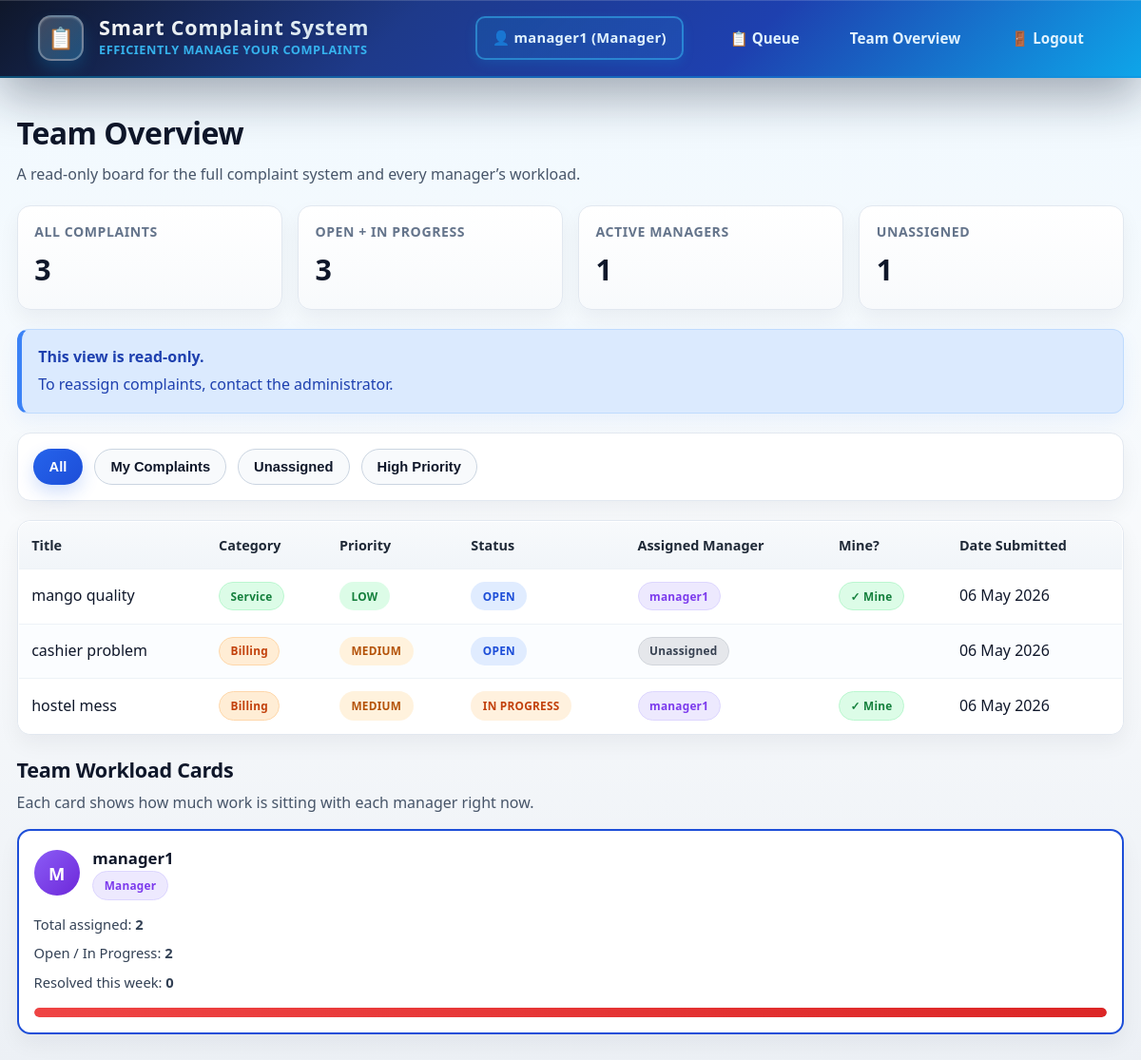
Screenshot of /manager/team (signed in) with the database file from the repository.
### models.py (models this page shows, shortened)
class User(UserMixin, db.Model):
    __tablename__ = 'users'
    id = db.Column(db.Integer, primary_key=True)
    username = db.Column(db.String(80), unique=True, nullable=False)
    email = db.Column(db.String(120), unique=True, nullable=False)
    password_hash = db.Column(db.String(255), nullable=False)
    role = db.Column(db.String(20), default='user', nullable=False)
    is_active = db.Column(db.Boolean, default=True, nullable=False)
    created_at = db.Column(db.DateTime, default=datetime.utcnow)
    complaints_submitted = db.relationship(
        'Complaint',
        foreign_keys='Complaint.user_id',
        backref='author',
        lazy=True,
        cascade='all, delete-orphan'
    )
    responses_written = db.relationship(
        'Response',
        foreign_keys='Response.author_id',
        backref='response_author',
        lazy=True,
        cascade='all, delete-orphan'
    )
    assigned_complaints = db.relationship(
        'Complaint',
        foreign_keys='Complaint.assigned_to',
        backref='manager',
        lazy=True
    )

class Complaint(db.Model):
    __tablename__ = 'complaints'
    id = db.Column(db.Integer, primary_key=True)
    user_id = db.Column(db.Integer, db.ForeignKey('users.id'), nullable=False)
    title = db.Column(db.String(200), nullable=False)
    description = db.Column(db.Text, nullable=False)
    category = db.Column(db.String(50), default='General')
    priority = db.Column(db.String(20), default='medium')
    sentiment = db.Column(db.String(20), default='neutral')
    status = db.Column(db.String(20), default='open')
    ai_response = db.Column(db.Text, default='')
    internal_notes = db.Column(db.Text, nullable=True)
    assigned_to = db.Column(db.Integer, db.ForeignKey('users.id'), nullable=True)
    created_at = db.Column(db.DateTime, default=datetime.utcnow)
    resolved_at = db.Column(db.DateTime, nullable=True)
    rating = db.Column(db.Integer, nullable=True)
    responses = db.relationship('Response', backref='complaint', lazy=True, cascade='all, delete-orphan')

### app.py (the view)
@app.route('/manager/team')
@login_required
def manager_team():
    if current_user.role != 'manager':
        flash('❌ Unauthorized!', 'error')
        return redirect(url_for('index'))
    from sqlalchemy.orm import aliased
    ManagerUser = aliased(User)
    SubmitterUser = aliased(User)
    all_rows = (
        db.session.query(Complaint, ManagerUser, SubmitterUser)
        .outerjoin(ManagerUser, Complaint.assigned_to == ManagerUser.id)
        .join(SubmitterUser, Complaint.user_id == SubmitterUser.id)
        .order_by(Complaint.created_at.desc())
        .all()
    )
    all_managers = (
        User.query.filter_by(role='manager')
        .order_by(User.username.asc())
        .all()
    )
    one_week_ago = datetime.utcnow() - timedelta(days=7)
    workload_stats = []
    for manager in all_managers:
        total_assigned = Complaint.query.filter(
            Complaint.assigned_to == manager.id
        ).count()
        open_count = Complaint.query.filter(
            Complaint.assigned_to == manager.id,
            Complaint.status.in_(['open', 'in_progress'])
        ).count()
        resolved_this_week = Complaint.query.filter(
            Complaint.assigned_to == manager.id,
            Complaint.status == 'resolved',
            Complaint.resolved_at.isnot(None),
            Complaint.resolved_at >= one_week_ago
        ).count()
        workload_stats.append({
            'manager': manager,
            'total_assigned': total_assigned,
            'open_count': open_count,
            'resolved_this_week': resolved_this_week,
        })
    return render_template(
        'manager/team.html',
        all_rows=all_rows,
        all_managers=all_managers,
        workload_stats=workload_stats,
        current_user_id=current_user.id
    )

### app.py (called while the page is built)
@login_manager.user_loader
def load_user(user_id):
    return User.query.get(int(user_id))

### templates/manager/team.html (shortened to what this page needs)
{% extends "base.html" %}  {% block content %}
<div class="team-page">
  <div class="team-header">
    <div>
      <h1 class="team-title">Team Overview</h1>
      <p class="team-subtitle">
        A read-only board for the full complaint system and every manager’s
        workload.
      </p>
    </div>
  </div>
  <div class="summary-grid">
    <div class="summary-card">
      <p class="summary-label">All Complaints</p>
      <h2 class="summary-value">{{ all_rows|length }}</h2>
    </div>
    <div class="summary-card">
      <p class="summary-label">Open + In Progress</p>
      <h2 class="summary-value">
        {{ all_rows | selectattr('0.status', 'in', ['open', 'in_progress']) |
        list | length }}
      </h2>
    </div>
    <div class="summary-card">
      <p class="summary-label">Active Managers</p>
      <h2 class="summary-value">{{ all_managers|length }}</h2>
    </div>
    <div class="summary-card">
      <p class="summary-label">Unassigned</p>
      <h2 class="summary-value">
        {{ all_rows | selectattr('0.assigned_to', 'equalto', none) | list |
        length }}
      </h2>
    </div>
  </div>
  <div class="info-callout">
    <strong>This view is read-only.</strong>
    To reassign complaints, contact the administrator.
  </div>
  <div class="filter-bar" id="filterBar">
    <button type="button" class="toggle-btn active" data-filter="all">
      All
    </button>
    <button type="button" class="toggle-btn" data-filter="mine">
      My Complaints
    </button>
    <button type="button" class="toggle-btn" data-filter="unassigned">
      Unassigned
    </button>
    <button type="button" class="toggle-btn" data-filter="high">
      High Priority
    </button>
  </div>
  <div class="table-wrap">
    <table class="team-table">
      <thead>
        <tr>
          <th>Title</th>
          <th>Category</th>
          <th>Priority</th>
          <th>Status</th>
          <th>Assigned Manager</th>
          <th>Mine?</th>
          <th>Date Submitted</th>
        </tr>
      </thead>
      <tbody id="teamTableBody">
        {% if all_rows %} {% for complaint, manager_user, submitter in all_rows
        %} {% set is_mine = complaint.assigned_to == current_user_id %}
        <tr
          data-mine="{{ 'true' if is_mine else 'false' }}"
          data-assigned="{{ 'true' if complaint.assigned_to else 'false' }}"
          data-priority="{{ complaint.priority }}">
          <td>
            {% if complaint.title|length > 45 %} {{ complaint.title[:45] }}...
            {% else %} {{ complaint.title }} {% endif %}
          </td>
          <td>
            {% if complaint.category == 'Technical' %}
            <span class="category-badge category-technical">Technical</span>
            {% elif complaint.category == 'Billing' %}
            <span class="category-badge category-billing">Billing</span>
            {% elif complaint.category == 'Service' %}
            <span class="category-badge category-service">Service</span>
            {% else %}
            <span class="category-badge category-general">General</span>
            {% endif %}
          </td>
          <td>
            <span class="priority-badge priority-{{ complaint.priority }}"
              >{{ complaint.priority.replace('_', ' ').title() }}</span
            >
          </td>
          <td>
            <span class="status-badge status-{{ complaint.status }}"
              >{{ complaint.status.replace('_', ' ').title() }}</span
            >
          </td>
          <td>
            {% if manager_user %}
            <span
              class="manager-chip {% if manager_user.id % 4 == 0 %}blue{% elif manager_user.id % 4 == 1 %}green{% elif manager_user.id % 4 == 2 %}purple{% else %}orange{% endif %}">
              {{ manager_user.username }}
            </span>
            {% else %}
            <span class="manager-chip unassigned">Unassigned</span>
            {% endif %}
          </td>
          <td>
            {% if complaint.assigned_to == current_user_id %}
            <span class="mine-badge">✓ Mine</span>
            {% endif %}
          </td>
          <td>{{ complaint.created_at.strftime('%d %b %Y') }}</td>
        </tr>
        {% endfor %} {% else %}
        <tr>
          <td colspan="7" class="empty-state">
            No complaints found in the system.
          </td>
        </tr>
        {% endif %}
      </tbody>
    </table>
  </div>
  <div class="workload-section">
    <div>
      <h2 class="workload-heading">Team Workload Cards</h2>
      <p class="workload-note">
        Each card shows how much work is sitting with each manager right now.
      </p>
    </div>
    <div class="workload-grid">
      {% for item in workload_stats %} {% set manager = item.manager %} {% set
      ratio = 0 if item.total_assigned == 0 else ((item.open_count /
      item.total_assigned) * 100) %} {% if ratio > 60 %} {% set progress_class =
      'progress-red' %} {% elif ratio >= 30 %} {% set progress_class =
      'progress-orange' %} {% else %} {% set progress_class = 'progress-green'
      %} {% endif %}
      <div
        class="workload-card {% if manager.id == current_user_id %}current-user{% endif %}">
        <div class="workload-card-top">
          {% if manager.id % 4 == 0 %}
          <div class="avatar-circle avatar-blue">
            {{ manager.username[0] | upper }}
          </div>
          {% elif manager.id % 4 == 1 %}
          <div class="avatar-circle avatar-green">
            {{ manager.username[0] | upper }}
          </div>
          {% elif manager.id % 4 == 2 %}
          <div class="avatar-circle avatar-purple">
            {{ manager.username[0] | upper }}
          </div>
          {% else %}
          <div class="avatar-circle avatar-orange">
            {{ manager.username[0] | upper }}
          </div>
          {% endif %}
          <div>
            <p class="manager-name">{{ manager.username }}</p>
            <span
              class="manager-chip {% if manager.id % 4 == 0 %}blue{% elif manager.id % 4 == 1 %}green{% elif manager.id % 4 == 2 %}purple{% else %}orange{% endif %}">
              Manager
            </span>
          </div>
        </div>
        <div class="manager-stats">
          <div>Total assigned: <strong>{{ item.total_assigned }}</strong></div>
          <div>Open / In Progress: <strong>{{ item.open_count }}</strong></div>
          <div>
            Resolved this week: <strong>{{ item.resolved_this_week }}</strong>
          </div>
        </div>
        <div class="progress-track" aria-label="Open workload percentage">
          <div
            class="progress-fill {{ progress_class }}"
            style="width: {{ ratio | round(0, 'floor') }}%;"></div>
        </div>
      </div>
      {% endfor %}
    </div>
  </div>
</div>
{% endblock %}

### templates/base.html (shortened to what this page needs)
<!doctype html>
<html lang="en">
  <head>
  </head>
  <body>
    {% if current_user.is_authenticated %}
    <nav class="navbar">
      <div class="brand">
        <div class="brand-logo">📋</div>
        <div class="brand-text">
          <h1>Smart Complaint System</h1>
          <small>Efficiently manage your complaints</small>
        </div>
      </div>
      <div class="navbar-links">
        <span class="user-info"
          >👤 {{ current_user.username }} ({{ current_user.role.title()
          }})</span
        >
        {% if current_user.role == 'admin' %}
        <a href="{{ url_for('admin_dashboard') }}">📊 Admin Dashboard</a>
        <a href="{{ url_for('admin_users') }}">👥 Users</a>
        <a href="{{ url_for('admin_database') }}">📊 Database</a>
        <a href="{{ url_for('admin_assignments') }}">Assignment Manager</a>
        {% elif current_user.role == 'manager' %}
        <a href="{{ url_for('manager_dashboard') }}">📋 Queue</a>
        <a href="{{ url_for('manager_team') }}">Team Overview</a>
        {% else %}
        <a href="{{ url_for('user_dashboard') }}">🏠 My Dashboard</a>
        <a href="{{ url_for('submit_complaint') }}">📝 Submit</a>
        <a href="{{ url_for('my_complaints') }}">📋 My Complaints</a>
        {% endif %}
        <a href="{{ url_for('logout') }}">🚪 Logout</a>
      </div>
    </nav>
    {% endif %}
    <div class="container">
      {% block content %}{% endblock %}
    </div>
  </body>
</html>

### templates/base.html (style rules this page uses)
:root { --primary: #1e3a8a; --primary-dark: #1e40af; --accent: #0ea5e9; --accent-light: #38bdf8; --success: #10b981; --warning: #f59e0b; --danger: #ef4444; --muted: #64748b; --surface: #ffffff; --surface-soft: #f8fafc; --border: #e2e8f0; --text-dark: #0f172a; --text-muted: #475569; }
* { margin: 0; padding: 0; box-sizing: border-box; }
body { font-family: "Segoe UI", Tahoma, Geneva, Verdana, sans-serif; background: linear-gradient( 180deg, #f0f9ff 0%, #f8fafc 50%, #ecf0f5 100% ); color: var(--text-dark); line-height: 1.6; }
.navbar { background: linear-gradient( 135deg, #0f172a 0%, #1e3a8a 35%, #1e40af 65%, #0ea5e9 100% ); color: white; padding: 1rem 2.5rem; display: flex; justify-content: space-between; align-items: center; box-shadow: 0 20px 50px rgba(15, 23, 42, 0.35), inset 0 1px 0 rgba(255, 255, 255, 0.15); position: sticky; top: 0; z-index: 100; border-bottom: 2px solid rgba(14, 165, 233, 0.4); backdrop-filter: blur(8px); }
.brand { display: flex; align-items: center; gap: 1rem; cursor: pointer; transition: transform 0.25s ease; }
.brand-logo { width: 48px; height: 48px; border-radius: 14px; background: linear-gradient( 135deg, rgba(255, 255, 255, 0.2), rgba(56, 189, 248, 0.3) ); border: 2px solid rgba(255, 255, 255, 0.3); display: grid; place-items: center; font-size: 1.4rem; box-shadow: 0 8px 16px rgba(14, 165, 233, 0.2), inset 0 1px 2px rgba(255, 255, 255, 0.2); transition: all 0.3s ease; }
.brand-text h1 { font-size: 1.35rem; font-weight: 800; letter-spacing: 0.8px; line-height: 1.1; margin: 0; background: linear-gradient(135deg, #ffffff 0%, #e0f2fe 100%); -webkit-background-clip: text; -webkit-text-fill-color: transparent; background-clip: text; text-shadow: 0 2px 4px rgba(0, 0, 0, 0.1); }
.brand-text small { display: block; font-size: 0.8rem; opacity: 0.92; font-weight: 600; letter-spacing: 0.5px; color: #38bdf8; text-transform: uppercase; margin-top: 0.05rem; }
.navbar-links { display: flex; gap: 0.8rem; align-items: center; }
.navbar a { color: #e0f2fe; text-decoration: none; padding: 0.65rem 1.2rem; border-radius: 10px; transition: all 0.25s ease; font-weight: 700; font-size: 0.95rem; border: 1.5px solid transparent; position: relative; overflow: hidden; }
.navbar a::before { content: ""; position: absolute; inset: 0; background: linear-gradient( 135deg, rgba(255, 255, 255, 0.15), rgba(56, 189, 248, 0.2) ); opacity: 0; transition: opacity 0.25s ease; border-radius: 10px; }
.navbar .user-info { color: #e0f2fe; font-size: 0.92rem; margin-right: 1rem; padding: 0.55rem 1rem; border-radius: 10px; border: 2px solid rgba(56, 189, 248, 0.5); background: linear-gradient( 135deg, rgba(14, 165, 233, 0.15), rgba(56, 189, 248, 0.1) ); font-weight: 700; letter-spacing: 0.3px; box-shadow: 0 4px 12px rgba(14, 165, 233, 0.15); }
.container { max-width: 1200px; margin: 0 auto; padding: 2rem 1.1rem; }
table { width: 100%; border-collapse: separate; border-spacing: 0; background: #fff; border: 1px solid var(--border); border-radius: 12px; overflow: hidden; }
thead tr { background: linear-gradient(180deg, #f8fafc, #f1f5f9); }
th, td { padding: 0.82rem 0.85rem; border-bottom: 1px solid #edf2f7; text-align: left; }
th { font-weight: 700; color: #1f2937; font-size: 0.9rem; }
tbody tr:nth-child(even) { background: #fbfdff; }
tbody tr:last-child td { border-bottom: none; }
.status-badge, .priority-badge { display: inline-block; padding: 0.3rem 0.72rem; border-radius: 999px; font-size: 0.74rem; letter-spacing: 0.02em; font-weight: 700; border: 1px solid transparent; text-transform: uppercase; }
.status-open { background: #e0ecff; color: #1d4ed8; border-color: #bfd7ff; }
.status-in_progress { background: #fff1de; color: #c2410c; border-color: #ffd7a8; }
.priority-medium { background: #fff2dd; color: #b45309; border-color: #fed7aa; }
.priority-low { background: #dcfce7; color: #15803d; border-color: #bbf7d0; }
h1 { color: var(--text-dark); margin-bottom: 1.5rem; font-size: 2.2rem; font-weight: 800; letter-spacing: -0.5px; }
h2 { color: var(--primary-dark); margin-bottom: 1rem; font-size: 1.65rem; font-weight: 800; letter-spacing: -0.3px; }

### rows the page displays
User: username "manager1", role "Manager", username "M", username "manager1"
Complaint: title "mango quality", category "Service", priority.replace "LOW", status.replace "OPEN", username "manager1", shows "✓ Mine", created_at "06 May 2026"
Complaint: title "cashier problem", category "Billing", priority.replace "MEDIUM", status.replace "OPEN", shows "Unassigned", created_at "06 May 2026"
Complaint: title "hostel mess", category "Billing", priority.replace "MEDIUM", status.replace "IN PROGRESS", username "manager1", shows "✓ Mine", created_at "06 May 2026"

### other values shown
{{ all_rows|length }} "3"
{{ all_managers|length }} "1"
{{ item.total_assigned }} "2"
{{ item.open_count }} "2"
{{ item.resolved_this_week }} "0"
